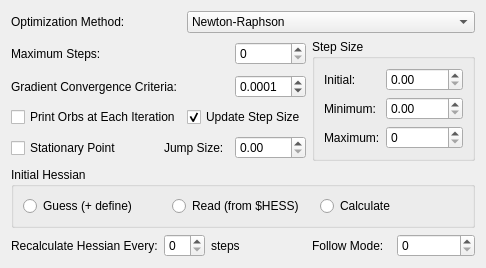
         <widget class="QWidget" name="statPointWidget">
          <layout class="QGridLayout">
           <item row="5" column="0" colspan="6">
            <widget class="QGroupBox" name="statPointHessianGroup">
             <property name="title">
              <string>Initial Hessian</string>
             </property>
             <layout class="QHBoxLayout">
              <item>
               <widget class="QRadioButton" name="statPointGuessButton">
                <property name="text">
                 <string>Guess (+ define)</string>
                </property>
               </widget>
              </item>
              <item>
               <widget class="QRadioButton" name="statPointReadButton">
                <property name="text">
                 <string>Read (from $HESS)</string>
                </property>
               </widget>
              </item>
              <item>
               <widget class="QRadioButton" name="statPointCalculateButton">
                <property name="text">
                 <string>Calculate</string>
                </property>
               </widget>
              </item>
             </layout>
            </widget>
           </item>
           <item row="3" column="2" colspan="2">
            <widget class="QCheckBox" name="statPointUpdateCheck">
             <property name="text">
              <string>Update Step Size</string>
             </property>
             <property name="checked">
              <bool>true</bool>
             </property>
            </widget>
           </item>
           <item row="3" column="0" colspan="2">
            <widget class="QCheckBox" name="statPointPrintCheck">
             <property name="text">
              <string>Print Orbs at Each Iteration</string>
             </property>
            </widget>
           </item>
           <item row="2" column="0" colspan="2">
            <widget class="QLabel" name="label_35">
             <property name="text">
              <string>Gradient Convergence Criteria:</string>
             </property>
             <property name="buddy">
              <cstring>statPointConvergenceDouble</cstring>
             </property>
            </widget>
           </item>
           <item row="1" column="3">
            <widget class="QSpinBox" name="statPointStepsSpin"/>
           </item>
           <item row="2" column="3">
            <widget class="QDoubleSpinBox" name="statPointConvergenceDouble">
             <property name="decimals">
              <number>4</number>
             </property>
             <property name="minimum">
              <double>0.000000000000000</double>
             </property>
             <property name="singleStep">
              <double>0.000100000000000</double>
             </property>
             <property name="value">
              <double>0.000100000000000</double>
             </property>
            </widget>
           </item>
           <item row="4" column="1" colspan="2">
            <widget class="QLabel" name="label_50">
             <property name="text">
              <string>Jump Size:</string>
             </property>
            </widget>
           </item>
           <item row="4" column="0">
            <widget class="QCheckBox" name="statPointStationaryCheck">
             <property name="text">
              <string>Stationary Point</string>
             </property>
            </widget>
           </item>
           <item row="4" column="3">
            <widget class="QDoubleSpinBox" name="statPointJumpDouble"/>
           </item>
           <item row="0" column="0">
            <widget class="QLabel" name="label_51">
             <property name="text">
              <string>Optimization Method:</string>
             </property>
             <property name="buddy">
              <cstring>controlSCFCombo</cstring>
             </property>
            </widget>
           </item>
           <item row="1" column="4" rowspan="4" colspan="2">
            <widget class="QGroupBox" name="groupBox_5">
             <property name="title">
              <string>Step Size</string>
             </property>
             <layout class="QGridLayout">
              <item row="2" column="0">
               <widget class="QLabel" name="label_47">
                <property name="text">
                 <string>Maximum:</string>
                </property>
               </widget>
              </item>
              <item row="1" column="0">
               <widget class="QLabel" name="label_48">
                <property name="text">
                 <string>Minimum:</string>
                </property>
                <property name="buddy">
                 <cstring>statPointMinDouble</cstring>
                </property>
               </widget>
              </item>
              <item row="0" column="0">
               <widget class="QLabel" name="label_49">
                <property name="text">
                 <string>Initial:</string>
                </property>
                <property name="buddy">
                 <cstring>statPointInitialDouble</cstring>
                </property>
               </widget>
              </item>
              <item row="1" column="1">
               <widget class="QDoubleSpinBox" name="statPointMinDouble">
                <property name="maximum">
                 <double>99999.990000000005239</double>
                </property>
                <property name="singleStep">
                 <double>0.010000000000000</double>
                </property>
               </widget>
              </item>
              <item row="0" column="1">
               <widget class="QDoubleSpinBox" name="statPointInitialDouble">
                <property name="maximum">
                 <double>99999.990000000005239</double>
                </property>
                <property name="singleStep">
                 <double>0.100000000000000</double>
                </property>
               </widget>
              </item>
              <item row="2" column="1">
               <widget class="QDoubleSpinBox" name="statPointMaxDouble">
                <property name="decimals">
                 <number>0</number>
                </property>
                <property name="maximum">
                 <double>100000.000000000000000</double>
                </property>
               </widget>
              </item>
             </layout>
            </widget>
           </item>
           <item row="0" column="2" colspan="4">
            <widget class="QComboBox" name="statPointOptimizationCombo">
             <item>
              <property name="text">
               <string>Newton-Raphson</string>
              </property>
             </item>
             <item>
              <property name="text">
               <string>Rational Function Optimization</string>
              </property>
             </item>
             <item>
              <property name="text">
               <string>Quadratic Approximation</string>
              </property>
             </item>
             <item>
              <property name="text">
               <string>Schlegel (quasi-NR)</string>
              </property>
             </item>
             <item>
              <property name="text">
               <string>Constrained Optimization</string>
              </property>
             </item>
            </widget>
           </item>
           <item row="6" column="1" colspan="3">
            <layout class="QHBoxLayout">
             <item>
              <widget class="QSpinBox" name="statPointRecalculateSpin"/>
             </item>
             <item>
              <widget class="QLabel" name="label_53">
               <property name="text">
                <string>steps</string>
               </property>
              </widget>
             </item>
             <item>
              <spacer>
               <property name="orientation">
                <enum>Qt::Horizontal</enum>
               </property>
               <property name="sizeHint" stdset="0">
                <size>
                 <width>40</width>
                 <height>20</height>
                </size>
               </property>
              </spacer>
             </item>
            </layout>
           </item>
           <item row="6" column="0">
            <widget class="QLabel" name="label_46">
             <property name="text">
              <string>Recalculate Hessian Every:</string>
             </property>
             <property name="buddy">
              <cstring>statPointRecalculateSpin</cstring>
             </property>
            </widget>
           </item>
           <item row="6" column="4">
            <widget class="QLabel" name="label_52">
             <property name="text">
              <string>Follow Mode:</string>
             </property>
            </widget>
           </item>
           <item row="6" column="5">
            <widget class="QSpinBox" name="statPointFollowSpin"/>
           </item>
           <item row="1" column="0">
            <widget class="QLabel" name="label_34">
             <property name="text">
              <string>Maximum Steps:</string>
             </property>
             <property name="buddy">
              <cstring>statPointStepsSpin</cstring>
             </property>
            </widget>
           </item>
           <item row="7" column="0">
            <spacer>
             <property name="orientation">
              <enum>Qt::Vertical</enum>
             </property>
             <property name="sizeHint" stdset="0">
              <size>
               <width>20</width>
               <height>0</height>
              </size>
             </property>
            </spacer>
           </item>
          </layout>
         </widget>
